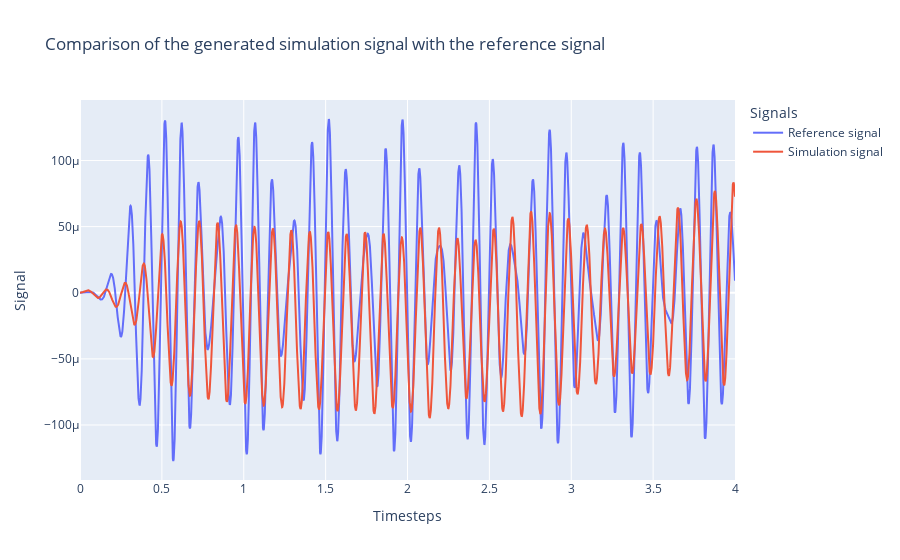

Here is the notebook cell this chart was saved with:
### Markdown cell above
The function used here makes it possible to produce the results necessary for the comparison of the simplified model with the parameters chosen with the chosen reference model

### Code cell
generate_ts(u = 0.9535838147886668,h = 309.49288554663354,
                       tension = 11605.8732786244,clo = 0.6,
                      LIST_PATH  = LIST_PATH_1,TS_INDEX = 5)

### Figure 1 — Plotly figure (JSON) as saved in the notebook; plotly's stock layout.template omitted (floating-point values rounded to 4 significant figures; data arrays with more than 128 entries replaced by an {"elided": "..."} marker saying what was removed)
{"data": [{"name": "Reference signal", "type": "scatter", "x": {"elided": "10000 float values"}, "y": {"elided": "10000 float values"}}, {"name": "Simulation signal", "type": "scatter", "x": {"elided": "10001 float values"}, "y": {"elided": "10001 float values"}}], "layout": {"legend": {"title": {"text": "Signals"}}, "title": {"text": "Comparison of the generated simulation signal with the reference signal"}, "xaxis": {"title": {"text": "Timesteps"}}, "yaxis": {"title": {"text": "Signal"}}}}
